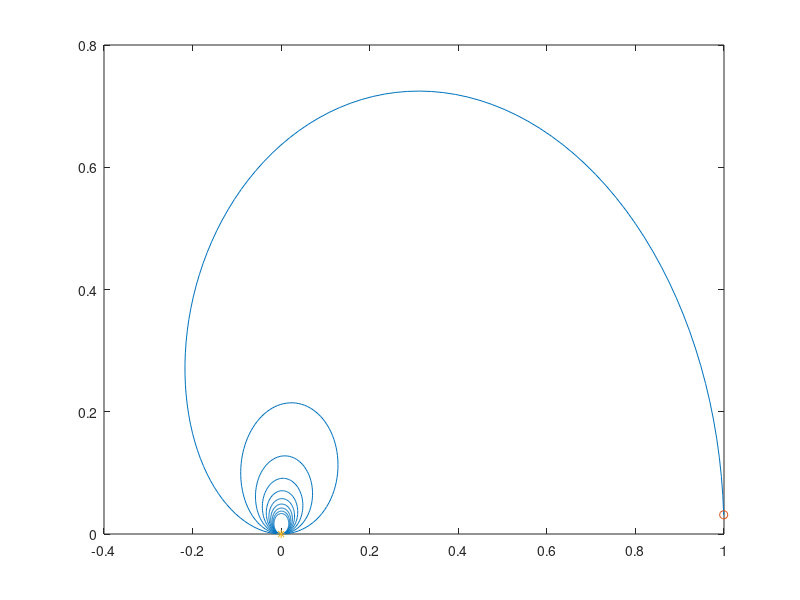

MATLAB code to generate this figure:
theta = linspace(0, 10*pi, 1000);

[x,y] = pol2cart(theta, sin(theta)./theta);

plot(x, y)
hold on 
plot(x(2), y(2), '-o')
plot(x(1000), y(1000), '-*')
hold off